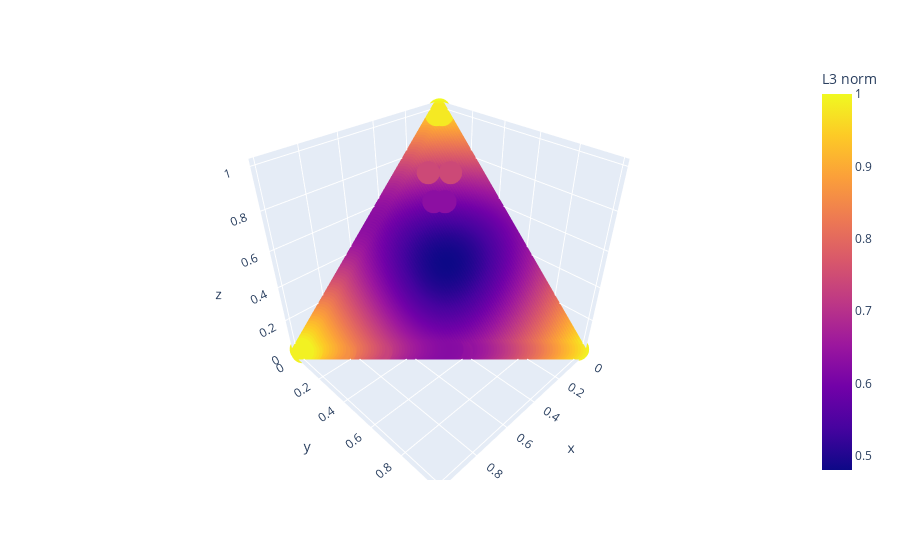

This figure's notebook cell:
### Code cell
import plotly.express as px

fig = px.scatter_3d(
    df, 
    x = 'x', 
    y = 'y', 
    z = 'z',
    color = 'L3 norm',
)

fig.show()
plt.close()

### Figure 1 — Plotly figure (JSON) as saved in the notebook; plotly's stock layout.template omitted (floating-point values rounded to 4 significant figures; data arrays with more than 128 entries replaced by an {"elided": "..."} marker saying what was removed)
{"data": [{"hoverlabel": {"namelength": 0}, "hovertemplate": "x=%{x}<br>y=%{y}<br>z=%{z}<br>L3 norm=%{marker.color}", "legendgroup": "", "marker": {"color": {"elided": "5062 float values"}, "coloraxis": "coloraxis", "symbol": "circle"}, "mode": "markers", "name": "", "scene": "scene", "showlegend": false, "type": "scatter3d", "x": {"elided": "5062 float values"}, "y": {"elided": "5062 float values"}, "z": {"elided": "5062 float values"}}], "layout": {"coloraxis": {"colorbar": {"title": {"text": "L3 norm"}}, "colorscale": [[0, "#0d0887"], [0.1111, "#46039f"], [0.2222, "#7201a8"], [0.3333, "#9c179e"], [0.4444, "#bd3786"], [0.5556, "#d8576b"], [0.6667, "#ed7953"], [0.7778, "#fb9f3a"], [0.8889, "#fdca26"], [1, "#f0f921"]]}, "legend": {"tracegroupgap": 0}, "margin": {"t": 60}, "scene": {"domain": {"x": [0, 1], "y": [0, 1]}, "xaxis": {"title": {"text": "x"}}, "yaxis": {"title": {"text": "y"}}, "zaxis": {"title": {"text": "z"}}}}}
